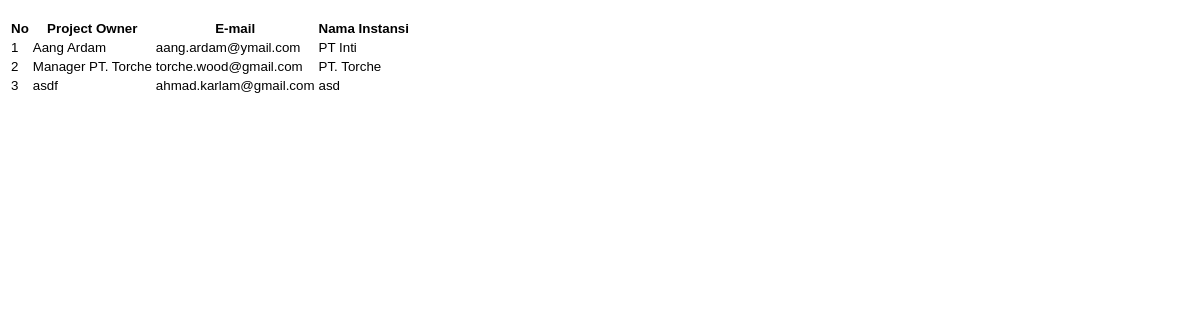
Screenshot of /admin/ldataclient.php with the database file from the repository.
### tables this page shows
CREATE TABLE IF NOT EXISTS `client` (
`id_client` int(11) NOT NULL,
  `nama_client` varchar(30) NOT NULL,
  `email` varchar(30) NOT NULL,
  `instansi` varchar(30) NOT NULL
);

### admin/ldataclient.php (the view, shortened to what this page needs)
<!DOCTYPE html>
<html lang="en">
	<head>
		<link rel="stylesheet" type="text/css" href="../assets/css/style.css">
	</head>
	<body>
		<div class="table-responsive" id="table">
			<table class="table table-striped">
				<tr>
					<th>No</th>
					<th>Project Owner</th>
					<th>E-mail</th>
					<th>Nama Instansi</th>
				</tr>
				<?php
					$sql = mysql_query("SELECT * FROM client");
					$no = 1;
					while ($data = mysql_fetch_assoc($sql))
					{
				?>
					<tr>
						<td><?php echo $no;?></td>
						<td><?php echo $data['nama_client']; ?></td>
						<td><?php echo $data['email']; ?></td>
						<td><?php echo $data['instansi']; ?></td>
					</tr>
				<?php
					$no++;
					}
				?>
			</table>
		</div>
	</body>
</html>

### assets/css/style.css (style rules this page uses)
body { padding-bottom: 40px; background-size: cover; background-repeat: no-repeat; background-image: url("../img/tehnologijabg.jpg"); }
tr > th { font-family: "Adobe Garamond Pro Bold", helvetica, sans-serif; font-size: 10pt; font-weight: bold; background-color: transparent; }
tr > td { font-size: 10pt; font-family: "Calibri", helvetica, sans-serif; }
#table { position: relative; top: 10px; }

### rows the page displays
client: nama_client "Aang Ardam", email "aang.ardam@ymail.com", instansi "PT Inti"
client: nama_client "Manager PT. Torche", email "torche.wood@gmail.com", instansi "PT. Torche"
client: nama_client "asdf", email "ahmad.karlam@gmail.com", instansi "asd"
